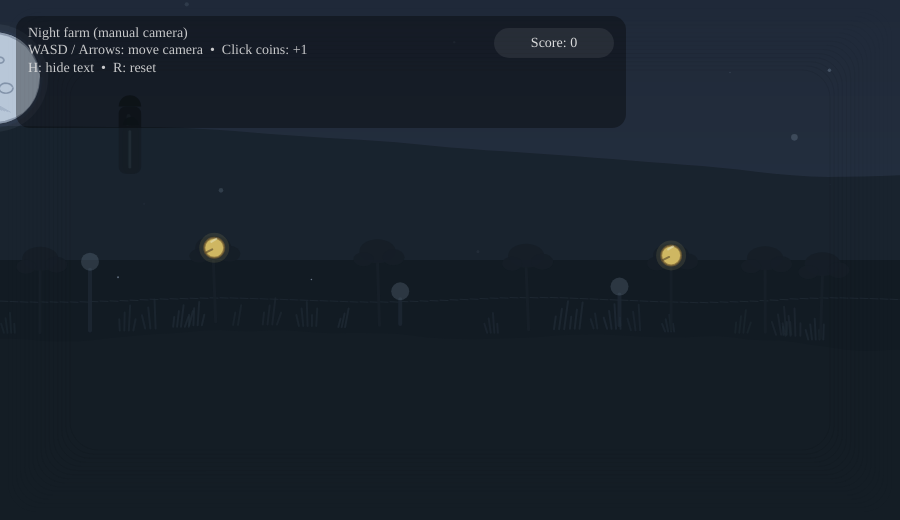
Frame 1 (no input)
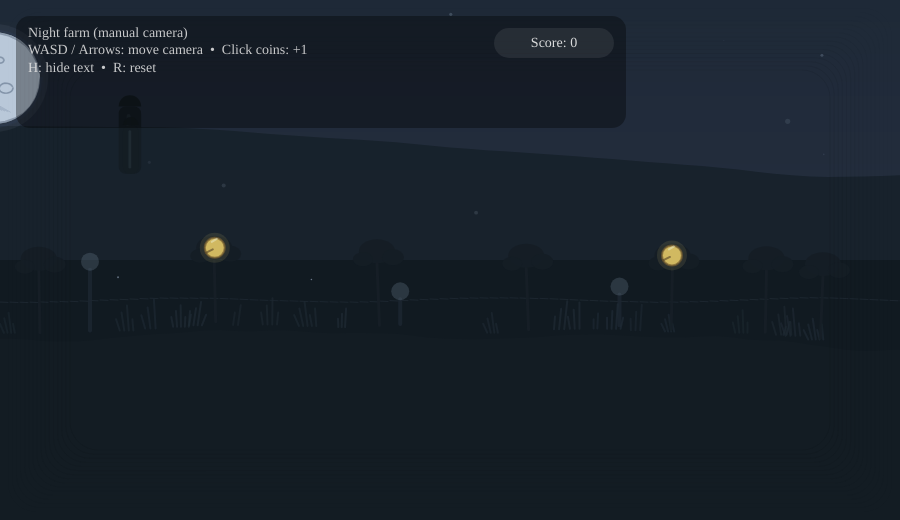
Frame 60 (no input)
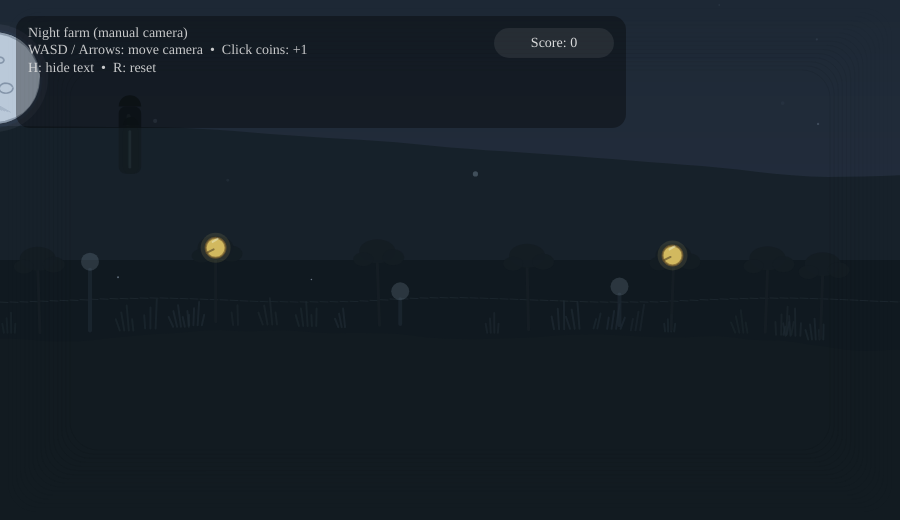
Frame 120 (the mouse pressed at the canvas centre since frame 60)

The p5.js sketch that drew these frames (run headless with seeded random() and noise() and a simulated clock; from frame 60 on, the mouse is pressed at the canvas centre):

// p5.js sketch
// ── sketch.js
/*
Meditative Camera Scroll — p5.js (single-file)

Update:
- Added FAR farmhouses + silos on the horizon (mid/far distance).
  They are subtle silhouettes with tiny window glows.
- Kept: coins, score, moon parallax, cows, grass, trees, overlays.
- Removed: any layer toggle ability (only H and R).

Controls:
- Move camera: Arrow keys / WASD
- Click coins: +1 score
- Reset: R
- Toggle UI: H
*/

let cam, world;
let showHUD = true;
let score = 0;

let grainLayer;

function setup() {
  createCanvas(900, 520);
  pixelDensity(1);

  world = new World();
  cam = new CameraRig();

  textFont("Georgia");

  grainLayer = createGraphics(width, height);
  makeStaticGrain(grainLayer, 18);
}

function draw() {
  background(6, 8, 12);

  world.update();
  cam.update(world);

  // ---------- World space ----------
  push();
  cam.apply();

  world.drawFar();
  world.drawMid(); // includes horizon buildings + cows + cow coins
  world.drawNear(); // trees + tree coins + grass
  world.drawFloaters();

  pop();

  // ---------- Screen space ----------
  world.drawMoonParallax(cam.pos.x);

  world.drawBreathOverlay();
  world.drawVignette();
  world.drawGrain();

  if (showHUD) drawHUD();
}

function mousePressed() {
  const wx = mouseX + cam.pos.x;
  const wy = mouseY + cam.pos.y;

  if (world.tryCollectCoinAt(wx, wy)) {
    score += 1;
  }
}

// -------------------- Input --------------------
function keyPressed() {
  if (key === "h" || key === "H") showHUD = !showHUD;

  if (key === "r" || key === "R") {
    score = 0;
    world = new World();
    cam = new CameraRig();
    grainLayer = createGraphics(width, height);
    makeStaticGrain(grainLayer, 18);
  }
}

// -------------------- HUD --------------------
function drawHUD() {
  const pad = 16;
  noStroke();
  fill(0, 90);
  rect(pad, pad, 610, 112, 14);

  fill(230, 220);
  textSize(14);
  textAlign(LEFT, TOP);
  text(
    "Night farm (manual camera)\nWASD / Arrows: move camera  •  Click coins: +1\nH: hide text  •  R: reset",
    pad + 12,
    pad + 10,
  );

  const pillW = 120;
  const pillH = 30;
  const px = pad + 610 - pillW - 12;
  const py = pad + 12;
  fill(255, 20);
  rect(px, py, pillW, pillH, 999);
  fill(240, 230);
  textAlign(CENTER, CENTER);
  textSize(14);
  text(`Score: ${score}`, px + pillW / 2, py + pillH / 2);
}

// -------------------- Static Grain Builder --------------------
function makeStaticGrain(pg, intensity = 18) {
  pg.pixelDensity(1);
  pg.loadPixels();

  for (let y = 0; y < pg.height; y++) {
    for (let x = 0; x < pg.width; x++) {
      const idx = 4 * (y * pg.width + x);

      const n = noise(x * 0.08, y * 0.08);
      const g = (n - 0.5) * 2 * intensity;

      pg.pixels[idx + 0] = 128 + g;
      pg.pixels[idx + 1] = 128 + g;
      pg.pixels[idx + 2] = 128 + g;
      pg.pixels[idx + 3] = 35;
    }
  }

  pg.updatePixels();
}

// ==================== Camera ====================
class CameraRig {
  constructor() {
    this.pos = createVector(0, 0);
    this.vel = createVector(0, 0);
  }

  update(worldRef) {
    let ix = 0;
    let iy = 0;

    if (keyIsDown(LEFT_ARROW) || keyIsDown(65)) ix -= 1; // A
    if (keyIsDown(RIGHT_ARROW) || keyIsDown(68)) ix += 1; // D
    if (keyIsDown(UP_ARROW) || keyIsDown(87)) iy -= 1; // W
    if (keyIsDown(DOWN_ARROW) || keyIsDown(83)) iy += 1; // S

    const mag = Math.hypot(ix, iy);
    if (mag > 0) {
      ix /= mag;
      iy /= mag;
    }

    const accel = 0.58;
    const dampingWhenIdle = 0.82;
    const dampingWhenMoving = 0.92;
    const maxV = 3.0;

    this.vel.x += ix * accel;
    this.vel.y += iy * accel;

    this.vel.x = constrain(this.vel.x, -maxV, maxV);
    this.vel.y = constrain(this.vel.y, -maxV, maxV);

    if (mag === 0) this.vel.mult(dampingWhenIdle);
    else this.vel.mult(dampingWhenMoving);

    this.pos.add(this.vel);

    const b = worldRef.softBounds;
    this.pos.x = constrain(this.pos.x, b.minX, b.maxX);
    this.pos.y = constrain(this.pos.y, b.minY, b.maxY);
  }

  apply() {
    translate(-this.pos.x, -this.pos.y);
  }
}

// ==================== World ====================
class World {
  constructor() {
    this.seed = floor(random(1e9));
    noiseSeed(this.seed);
    randomSeed(this.seed);

    this.softBounds = {
      minX: -900,
      maxX: 6800,
      minY: -650,
      maxY: 650,
    };

    this.breathT = random(1000);

    this.floaters = [];
    for (let i = 0; i < 220; i++) this.floaters.push(this.makeFloater());

    this.stars = [];
    for (let i = 0; i < 420; i++) {
      this.stars.push({
        x: random(this.softBounds.minX, this.softBounds.maxX),
        y: random(this.softBounds.minY, this.softBounds.maxY),
        s: random(0.5, 2.2),
        a: random(70, 170),
      });
    }

    this.cows = this.makeCows(14);
    this.grass = this.makeGrass(160);

    this.trees = this.makeTrees(42);

    // NEW: distant buildings (farmhouses + silos)
    this.buildings = this.makeBuildings(18);

    this.moonR = 46;
    this.moonSeed = floor(random(1e9));

    this.coins = this.makeCoins();
  }

  makeFloater() {
    return {
      x: random(this.softBounds.minX, this.softBounds.maxX),
      y: random(-260, 260),
      r: random(1.2, 3.8),
      phase: random(TWO_PI),
      drift: random(0.2, 0.55),
      glow: random(40, 120),
    };
  }

  makeCows(count) {
    const arr = [];
    for (let i = 0; i < count; i++) {
      const x = random(this.softBounds.minX + 200, this.softBounds.maxX - 200);
      const y = this.sampleGroundY(x);
      const s = random(0.85, 1.5);
      arr.push({
        x,
        y,
        s,
        flip: random() < 0.5 ? -1 : 1,
        idle: random(TWO_PI),
        buddyOffset: random() < 0.35 ? random(-90, 90) : 0,
      });
    }
    for (let c of arr) {
      if (c.buddyOffset !== 0) {
        c.x += c.buddyOffset;
        c.y = this.sampleGroundY(c.x);
      }
    }
    return arr;
  }

  makeGrass(count) {
    const arr = [];
    for (let i = 0; i < count; i++) {
      const x = random(this.softBounds.minX, this.softBounds.maxX);
      const y = this.sampleGroundY(x);
      const s = random(0.6, 1.35);
      const clump = floor(random(2, 6));
      arr.push({
        x,
        y,
        s,
        clump,
        phase: random(TWO_PI),
        tint: random(0.75, 1.05),
      });
    }
    return arr;
  }

  makeTrees(count) {
    const arr = [];
    for (let i = 0; i < count; i++) {
      const x = i * 160 + 40 + sin(i * 0.9) * 20;
      const y = this.sampleGroundY(x);
      arr.push({ x, y, phase: random(TWO_PI) });
    }
    for (let i = 0; i < 30; i++) {
      const x = random(this.softBounds.minX + 200, this.softBounds.maxX - 200);
      const y = this.sampleGroundY(x);
      if (random() < 0.45) arr.push({ x, y, phase: random(TWO_PI) });
    }
    return arr;
  }

  // NEW: farmhouses + silos “far away”
  makeBuildings(count) {
    const arr = [];
    for (let i = 0; i < count; i++) {
      const x = random(this.softBounds.minX + 120, this.softBounds.maxX - 120);
      // Put them near the horizon band (not on the main ground)
      const baseY = 150 + noise(x * 0.0009, 33.3) * 60;

      const type = random() < 0.55 ? "house" : "silo";
      const s = random(0.65, 1.25);

      arr.push({
        x,
        y: baseY,
        type,
        s,
        // tiny “window warmth”
        glow: random(0.25, 1.0),
        // slight variety in roof/silo height
        v: random(),
      });
    }
    return arr;
  }

  makeCoins() {
    const coins = [];

    for (let i = 0; i < this.cows.length; i++) {
      if (random() < 0.55)
        coins.push({ kind: "cow", idx: i, r: 10, collected: false });
    }

    for (let i = 0; i < this.trees.length; i++) {
      if (random() < 0.35)
        coins.push({ kind: "tree", idx: i, r: 10, collected: false });
    }

    return coins;
  }

  update() {
    this.breathT += 0.01;

    for (let p of this.floaters) {
      const w = noise(p.x * 0.0012, p.y * 0.0012, frameCount * 0.002) - 0.5;
      p.x += w * 0.5;
      p.y += sin(frameCount * 0.004 + p.phase) * 0.22 - p.drift;

      if (p.y < -520) {
        p.y = random(120, 420);
        p.x = random(this.softBounds.minX, this.softBounds.maxX);
      }
    }
  }

  // ---------- Coin logic ----------
  getCoinPos(coin) {
    if (coin.kind === "cow") {
      const c = this.cows[coin.idx];
      if (!c) return null;

      const bob = sin(frameCount * 0.015 + c.idle) * 1.2;
      const xLocal = 18;
      const yLocal = -38;

      return {
        x: c.x + xLocal * c.flip * c.s,
        y: c.y + bob + yLocal * c.s,
      };
    }

    if (coin.kind === "tree") {
      const t = this.trees[coin.idx];
      if (!t) return null;

      const sway = sin(frameCount * 0.01 + t.phase) * 2.5;
      return { x: t.x + sway * 0.6, y: t.y - 82 };
    }

    return null;
  }

  tryCollectCoinAt(wx, wy) {
    for (let coin of this.coins) {
      if (coin.collected) continue;
      const p = this.getCoinPos(coin);
      if (!p) continue;

      if (dist(wx, wy, p.x, p.y) <= coin.r + 6) {
        coin.collected = true;
        return true;
      }
    }
    return false;
  }

  drawCoinAt(x, y, r) {
    push();

    noStroke();
    fill(255, 225, 120, 28);
    circle(x, y, r * 3.0);

    fill(245, 206, 90, 235);
    circle(x, y, r * 2);

    noFill();
    stroke(120, 85, 30, 180);
    strokeWeight(2);
    circle(x, y, r * 2);

    stroke(255, 245, 200, 140);
    strokeWeight(2);
    line(x - r * 0.3, y - r * 0.6, x + r * 0.2, y - r * 0.9);

    stroke(90, 60, 20, 160);
    strokeWeight(2);
    line(x - r * 0.9, y + r * 0.5, x - r * 0.2, y + r * 0.15);

    pop();
  }

  drawCoinsForKind(kind) {
    for (let coin of this.coins) {
      if (coin.collected) continue;
      if (coin.kind !== kind) continue;
      const p = this.getCoinPos(coin);
      if (!p) continue;
      this.drawCoinAt(p.x, p.y, coin.r);
    }
  }

  // ---------- Layers ----------
  drawFar() {
    push();
    noStroke();

    for (let st of this.stars) {
      fill(210, 220, 245, st.a);
      circle(st.x, st.y, st.s);
    }

    for (let x = this.softBounds.minX; x < this.softBounds.maxX; x += 40) {
      const gate = noise(x * 0.0016, this.seed * 0.00002);
      if (gate < 0.42) continue;

      const n = noise(x * 0.0007, this.seed * 0.00001);
      const y = -260 + n * 90 + sin(x * 0.0016 + this.breathT * 0.25) * 10;

      let a = 6 + n * 14;
      a = constrain(a, 0, 18);

      fill(110, 160, 190, a);

      const w = 70 + n * 35;
      const h = 36 + n * 18;
      ellipse(x, y, w, h);
    }

    pop();
  }

  drawMid() {
    push();

    const horizonY = 80;
    const groundBase = 260;

    // sky gradient
    noStroke();
    for (let y = -400; y < groundBase; y += 2) {
      const t = map(y, -400, groundBase, 0, 1);
      fill(10 + t * 18, 14 + t * 18, 22 + t * 24, 255);
      rect(
        this.softBounds.minX,
        y,
        this.softBounds.maxX - this.softBounds.minX,
        2,
      );
    }

    // distant hills
    fill(12, 16, 22, 220);
    beginShape();
    vertex(this.softBounds.minX, groundBase);
    for (let x = this.softBounds.minX; x <= this.softBounds.maxX; x += 18) {
      const n = noise(x * 0.0009, 10.0);
      const yy = horizonY + n * 140;
      vertex(x, yy);
    }
    vertex(this.softBounds.maxX, groundBase);
    endShape(CLOSE);

    // NEW: distant farm buildings on the horizon band
    this.drawBuildings();

    // main ground
    fill(8, 10, 14, 255);
    beginShape();
    vertex(this.softBounds.minX, height + 900);
    for (let x = this.softBounds.minX; x <= this.softBounds.maxX; x += 16) {
      const n1 = noise(x * 0.0013, 100.0);
      const n2 = noise(x * 0.0035, 200.0);
      const yy = 240 + n1 * 210 + n2 * 45;
      vertex(x, yy);
    }
    vertex(this.softBounds.maxX, height + 900);
    endShape(CLOSE);

    // water line
    const waterY = 300;
    for (let x = this.softBounds.minX; x < this.softBounds.maxX; x += 10) {
      const ripple =
        sin(x * 0.02 + this.breathT * 1.2) * 2 +
        (noise(x * 0.01, this.breathT * 0.2) - 0.5) * 3;
      const a = 12 + noise(x * 0.003, 400) * 18;
      stroke(180, 210, 230, a);
      line(x, waterY + ripple, x + 8, waterY + ripple + 0.4);
    }

    // tiny posts
    noStroke();
    for (let i = 0; i < 26; i++) {
      const px = i * 280 + 90 + sin(i * 2.1) * 35;
      const py = this.sampleGroundY(px) - 8;
      const tall = 18 + noise(i * 10.1) * 55;

      fill(18, 22, 30, 220);
      rect(px - 2, py - tall, 4, tall, 2);

      fill(200, 220, 240, 40);
      circle(px, py - tall - 6, 18);
    }

    // cows + coins
    this.drawCows();
    this.drawCoinsForKind("cow");

    pop();
  }

  // NEW: building renderer (simple silhouettes + faint windows)
  drawBuildings() {
    push();

    for (let b of this.buildings) {
      const s = b.s;

      if (b.type === "house") {
        // silhouette
        noStroke();
        fill(10, 12, 16, 240);
        const w = 52 * s;
        const h = 26 * s;
        const x = b.x;
        const y = b.y;

        rect(x - w / 2, y - h, w, h, 3);

        // roof
        fill(8, 10, 14, 245);
        beginShape();
        vertex(x - w / 2, y - h);
        vertex(x, y - h - (18 + b.v * 10) * s);
        vertex(x + w / 2, y - h);
        endShape(CLOSE);

        // chimney
        fill(8, 10, 14, 240);
        rect(x + w * 0.18, y - h - 16 * s, 6 * s, 14 * s, 2);

        // tiny window glow
        if (b.glow > 0.55) {
          fill(245, 220, 160, 40 + b.glow * 35);
          rect(x - 10 * s, y - h + 8 * s, 8 * s, 8 * s, 2);
          rect(x + 2 * s, y - h + 10 * s, 7 * s, 7 * s, 2);
        }
      } else {
        // silo
        noStroke();
        fill(9, 11, 15, 245);
        const w = 18 * s;
        const h = (44 + b.v * 22) * s;
        const x = b.x;
        const y = b.y;

        rect(x - w / 2, y - h, w, h, 7);

        // cap
        fill(7, 9, 13, 245);
        arc(x, y - h, w, w, PI, TWO_PI);

        // tiny highlight
        fill(200, 220, 240, 10 + b.glow * 10);
        rect(x - w * 0.15, y - h + 6 * s, w * 0.18, h - 12 * s, 6);
      }
    }

    pop();
  }

  drawNear() {
    push();
    this.drawGrass();
    this.drawTrees();
    this.drawCoinsForKind("tree");
    pop();
  }

  drawTrees() {
    for (let t of this.trees) {
      const sway = sin(frameCount * 0.01 + t.phase) * 2.5;

      stroke(12, 14, 18, 210);
      strokeWeight(3);
      line(t.x, t.y - 8, t.x + sway, t.y - 70);

      noStroke();
      fill(10, 12, 16, 240);
      ellipse(t.x + sway, t.y - 82, 36, 24);
      ellipse(t.x + sway + 16, t.y - 76, 22, 16);
      ellipse(t.x + sway - 14, t.y - 74, 20, 14);
    }
  }

  drawCows() {
    push();
    for (let i = 0; i < this.cows.length; i++) {
      const c = this.cows[i];
      const bob = sin(frameCount * 0.015 + c.idle) * 1.2;

      push();
      translate(c.x, c.y + bob);
      scale(c.flip * c.s, c.s);

      noStroke();
      fill(20, 24, 32, 235);
      ellipse(0, -18, 56, 30);
      ellipse(34, -26, 20, 16);

      fill(24, 28, 38, 235);
      ellipse(42, -24, 10, 8);

      fill(16, 18, 24, 240);
      rect(-18, -6, 6, 18, 2);
      rect(-6, -6, 6, 18, 2);
      rect(8, -6, 6, 18, 2);
      rect(20, -6, 6, 18, 2);

      stroke(18, 20, 26, 220);
      strokeWeight(2);
      noFill();
      const wag = sin(frameCount * 0.02 + c.idle) * 4;
      beginShape();
      vertex(-28, -22);
      quadraticVertex(-40, -16 + wag, -36, -6);
      endShape();

      noStroke();
      fill(28, 34, 46, 120);
      ellipse(-6, -20, 16, 10);

      pop();
    }
    pop();
  }

  drawGrass() {
    push();
    strokeWeight(2);

    for (let i = 0; i < this.grass.length; i++) {
      const g = this.grass[i];
      const sway = sin(frameCount * 0.02 + g.phase) * 3;

      stroke(22 * g.tint, 28 * g.tint, 34 * g.tint, 170);

      const baseY = g.y - 6;
      const baseX = g.x;

      for (let b = 0; b < g.clump; b++) {
        const ox = (b - (g.clump - 1) / 2) * (4 * g.s);
        const hh = (10 + (b % 3) * 6) * g.s;
        const bend = sway + ox * 0.2;
        line(baseX + ox, baseY, baseX + ox + bend, baseY - hh);
      }
    }

    pop();
  }

  drawFloaters() {
    push();
    noStroke();
    for (let p of this.floaters) {
      const tw = sin(frameCount * 0.02 + p.phase) * 0.4 + 0.6;
      fill(190, 210, 230, p.glow * tw);
      circle(p.x, p.y, p.r * (0.8 + tw));
    }
    pop();
  }

  // ---------- Moon ----------
  drawMoonParallax(camX) {
    push();

    const r = this.moonR;
    const my = 78;
    const baseX = 86;
    const parallax = 0.18;

    let mx = baseX - camX * parallax;

    const wrapW = width + r * 4;
    mx = (((mx % wrapW) + wrapW) % wrapW) - r * 2;

    noStroke();
    fill(210, 220, 240, 16);
    circle(mx, my, r * 2.35);

    fill(215, 225, 240, 235);
    circle(mx, my, r * 2);

    stroke(40, 50, 70, 85);
    strokeWeight(2);
    noFill();

    const saved = this.moonSeed;
    for (let k = 0; k < 3; k++) {
      beginShape();
      for (let a = 0; a <= TWO_PI + 0.001; a += 0.22) {
        const nx = noise(saved * 0.00001 + k * 10.0, a * 0.6);
        const wob = (nx - 0.5) * 6;
        const rr = r + wob + k * 1.2;
        vertex(mx + cos(a) * rr, my + sin(a) * rr);
      }
      endShape();
    }

    stroke(70, 85, 110, 70);
    strokeWeight(1.5);
    fill(200, 210, 230, 120);
    this.crater(mx - 14, my - 6, 10, 7);
    this.crater(mx + 12, my + 10, 14, 10);
    this.crater(mx + 6, my - 18, 8, 6);

    stroke(90, 105, 130, 55);
    strokeWeight(1);
    for (let i = 0; i < 18; i++) {
      const t = i / 17;
      const x1 = mx - r + t * (r * 1.05);
      const y1 = my + r * 0.35 + t * 10;
      line(x1, y1, x1 + 14, y1 + 8);
    }

    pop();
  }

  crater(cx, cy, w, h) {
    push();
    translate(cx, cy);
    noFill();
    for (let k = 0; k < 2; k++) {
      beginShape();
      for (let a = 0; a <= TWO_PI + 0.001; a += 0.35) {
        const wob =
          (noise(this.moonSeed * 0.00002 + k * 20.0, a * 0.8) - 0.5) * 2.2;
        const rx = w * 0.5 + wob;
        const ry = h * 0.5 + wob * 0.7;
        vertex(cos(a) * rx, sin(a) * ry);
      }
      endShape();
    }
    pop();
  }

  // ---------- Screen overlays ----------
  drawBreathOverlay() {
    const breath = sin(this.breathT * 0.35) * 0.5 + 0.5;
    const alpha = 22 + breath * 26;

    noStroke();
    fill(90, 140, 170, alpha);
    rect(0, 0, width, height);
  }

  drawVignette() {
    push();
    noFill();
    for (let i = 0; i < 18; i++) {
      const t = i / 17;
      const a = 18 * t;
      stroke(0, 0, 0, a);
      const m = t * 70;
      rect(m, m, width - 2 * m, height - 2 * m, 28);
    }
    pop();
  }

  drawGrain() {
    push();
    blendMode(BLEND);
    tint(255, 18);
    image(grainLayer, 0, 0);
    noTint();
    pop();
  }

  // ---------- Helpers ----------
  sampleGroundY(x) {
    const n1 = noise(x * 0.0013, 100.0);
    const n2 = noise(x * 0.0035, 200.0);
    return 240 + n1 * 210 + n2 * 45;
  }
}
